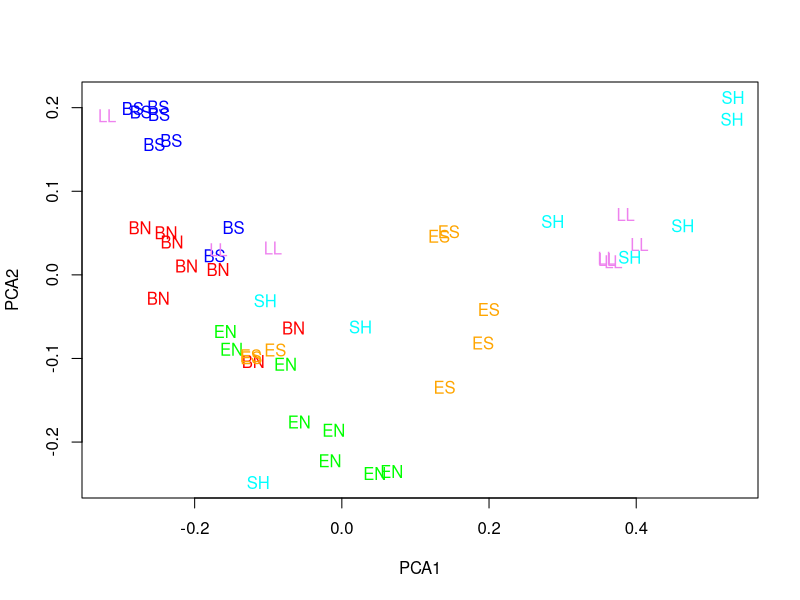
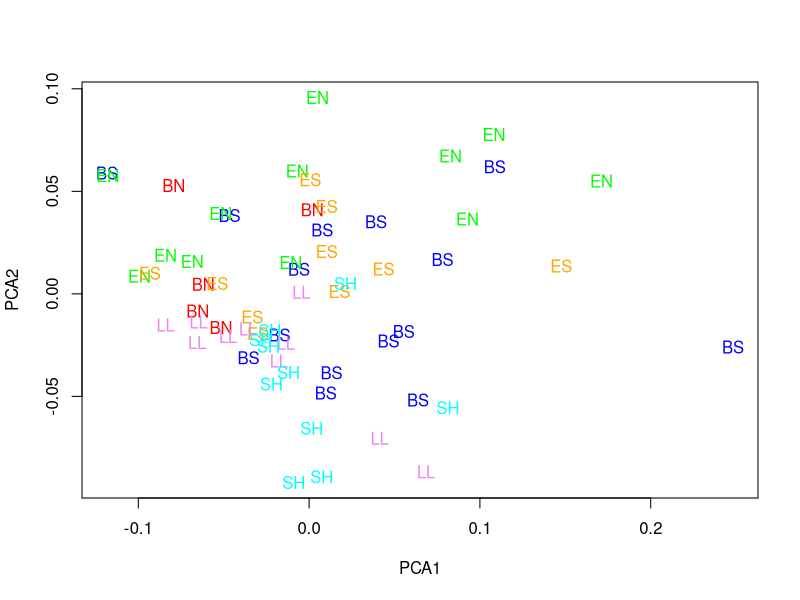
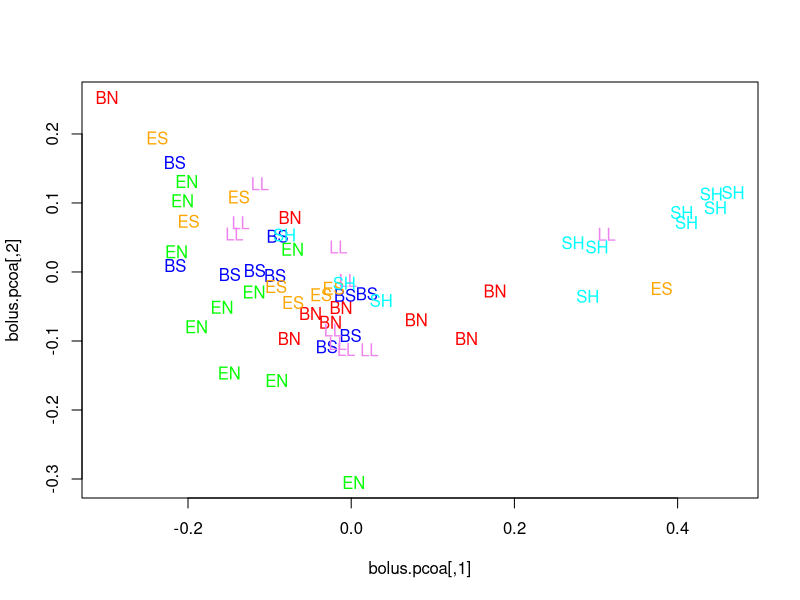

Recreate these plots in R, in order. (Note: this script raises an error after producing the figures.)
#This script looks at the differences in tree swallow chick fatty acids across sites and makes comparisons to bolus fatty acids, bug FAs, and seston FAs - script looks at seasonal trends in PUFAs in the seston, in the bugs and in birds.  Also does PCA to see if bugs, primary production, and birds all have similar FA profiles
#PTK 24 May 2014

library(vegan)

#load all fatty acid data
#load TS chick FA data
setwd('~/bugEmergenceProject')
chick.fa<-read.csv('tsFAs.csv')

#load bolus FAs
bolus.fa<-read.csv('bolusFAs.csv')

#load bug FAs
bug.fa<-read.csv('bugFAs_ug_mg.csv')

#load seston FAs
ses.fa<-read.csv('SES63_FAs.csv')

#load chick growth data
chickGrowth<-read.csv('chickGrowth_25Nov2013.csv')

#pcoa with seston data
#This looks at how the FA profiles across all sites and time points are different from each other
ses<-ses.fa[,6:52]
ses<-as.matrix(ses)

ses.dist<-vegdist(ses,method='bray')
ses.pcoa<-cmdscale(ses.dist)

plot(ses.pcoa,pch=19,cex=0,xlab='PCA1',ylab='PCA2',col=c(rep('red',8),rep('blue',8),rep('green',8),rep('orange',8),rep('violet',8),rep('cyan',8)))
text(ses.pcoa[,1],ses.pcoa[,2],ses.fa[,2],col=c(rep('red',8),rep('blue',8),rep('green',8),rep('orange',8),rep('violet',8),rep('cyan',8))) #It looks like there is strong grouping by river (ILR v UMR v Em.)

anosim(ses.dist,grouping=ses.fa[,2]) #sig. = 0.001

#Now try this with bird FA data
chickFA<-chick.fa[,as.numeric(c(17:63))]
chickFA<-as.matrix(chickFA)

chick.dist<-vegdist(chickFA,method='bray')
chick.pcoa<-cmdscale(chick.dist)

plot(chick.pcoa,cex=0,xlab='PCA1',ylab='PCA2') #No real grouping by site
text(chick.pcoa[,1],chick.pcoa[,2],chick.fa$Site_Abbrev,col=c(rep('red',5),rep('blue',15),rep('green',12),rep('orange',10),rep('violet',10),rep('cyan',10)))


summary(anosim(chick.dist,grouping=chick.fa$Site_Abbrev)) #significance = 0.001

#PCA with bolus data
bolusFA<-as.matrix(bolus.fa[,6:48])

bolus.dist<-vegdist(bolusFA)
bolus.pcoa<-cmdscale(bolus.dist)

plot(bolus.pcoa,cex=0)
text(bolus.pcoa[,1],bolus.pcoa[,2],bolus.fa$Site_Abbrev,col=c(rep('red',nrow(bolus.fa[bolus.fa$Site_Abbrev=='BN',])),rep('blue',nrow(bolus.fa[bolus.fa$Site_Abbrev=='BS',])),rep('green',nrow(bolus.fa[bolus.fa$Site_Abbrev=='EN',])),rep('orange',nrow(bolus.fa[bolus.fa$Site_Abbrev=='ES',])),rep('violet',nrow(bolus.fa[bolus.fa$Site_Abbrev=='LL',])),rep('cyan',nrow(bolus.fa[bolus.fa$Site_Abbrev=='SH',]))))

#Compare chick growth to fatty acids in bolus as well as in livers and seston FA concentration
#calculate averages for pufa, omega 3, epa, dha
#First, calculate average chick growth by site
chick.growth<-tapply(chickGrowth$Growth..g.d.,chickGrowth$Site_Abreviation,mean,na.rm=T)[-1] #calculate mean chick growth
se.chick.growth<-tapply(chickGrowth$Growth..g.d.,chickGrowth$Site_Abreviation,std.error,na.rm=T)[-1]

#calculate average PUFA, epa, w3, and dha for bolus
avgBolus.pufa<-tapply(bolus.fa$PUFA,bolus.fa$Site_Abbrev,mean,na.rm=T)
seBolus.pufa<-tapply(bolus.fa$PUFA,bolus.fa$Site_Abbrev,std.error,na.rm=T)
avgBolus.epa<-tapply(bolus.fa$C22_5n3c,bolus.fa$Site_Abbrev,mean,na.rm=T)
seBolus.epa<-tapply(bolus.fa$C22_5n3c,bolus.fa$Site_Abbrev,std.error,na.rm=T)
avgBolus.w3<-tapply(bolus.fa$Omega3,bolus.fa$Site_Abbrev,mean,na.rm=T)
seBolus.w3<-tapply(bolus.fa$Omega3,bolus.fa$Site_Abbrev,std.error,na.rm=T)
avgBolus.dha<-tapply(bolus.fa$C22_6n3,bolus.fa$Site_Abbrev,mean,na.rm=T)
seBolus.dha<-tapply(bolus.fa$C22_6n3,bolus.fa$Site_Abbrev,std.error,na.rm=T)
plot(avgBolus.pufa,chick.growth)
summary(lm(chick.growth~avgBolus.pufa)) #r2=0.89 p=0.007

#do the same for TS chicks
avgChick.pufa<-tapply(chick.fa$PUFA,chick.fa$Site_Abbrev,mean,na.rm=T)
seChick.pufa<-tapply(chick.fa$PUFA,chick.fa$Site_Abbrev,std.error,na.rm=T)
avgChick.epa<-tapply(chick.fa$C22_5n3c,chick.fa$Site_Abbrev,mean,na.rm=T)
seChick.epa<-tapply(chick.fa$C22_5n3c,chick.fa$Site_Abbrev,std.error,na.rm=T)
avgChick.w3<-tapply(chick.fa$Omega3,chick.fa$Site_Abbrev,mean,na.rm=T)
seChick.w3<-tapply(chick.fa$Omega3,chick.fa$Site_Abbrev,std.error,na.rm=T)
avgChick.dha<-tapply(chick.fa$C22_6n3,chick.fa$Site_Abbrev,mean,na.rm=T)
seChick.dha<-tapply(chick.fa$C22_6n3,chick.fa$Site_Abbrev,std.error,na.rm=T)
plot(avgChick.pufa,chick.growth) #no relationship

#do the same for seston
avgSes.pufa<-tapply(ses.fa$PUFA,ses.fa$Site_Abbrev,mean,na.rm=T)
seSes.pufa<-tapply(ses.fa$PUFA,ses.fa$Site_Abbrev,std.error,na.rm=T)
avgSes.epa<-tapply(ses.fa$C22_5n3c,ses.fa$Site_Abbrev,mean,na.rm=T)
seSes.epa<-tapply(ses.fa$C22_5n3c,ses.fa$Site_Abbrev,std.error,na.rm=T)
avgSes.w3<-tapply(ses.fa$Omega3,ses.fa$Site_Abbrev,mean,na.rm=T)
seSes.w3<-tapply(ses.fa$Omega3,ses.fa$Site_Abbrev,std.error,na.rm=T)
avgSes.dha<-tapply(ses.fa$C22_6n3,ses.fa$Site_Abbrev,mean,na.rm=T)
seSes.dha<-tapply(ses.fa$C22_6n3,ses.fa$Site_Abbrev,std.error,na.rm=T)
plot(avgSes.pufa,chick.growth)
summary(lm(chick.growth~avgSes.pufa)) #r2=0.43 p=0.154 slope = -0.0088


#makes bar graphs of average PUFA, EPA, DHA, ALA, ARA, and LIN for seston, boli, and birds

#Barplot of comparisons among seston, bolus, and bird fatty acids
#start with PUFAs
pufa.table<-data.frame(avgSes.pufa,avgBolus.pufa,avgChick.pufa)
pufa.table<-t(pufa.table)
se.pufa.table<-data.frame(seSes.pufa,seBolus.pufa,seChick.pufa)
se.pufa.table<-t(se.pufa.table)
w3.table<-data.frame(avgSes.w3,avgBolus.w3,avgChick.w3)
w3.table<-t(w3.table)
se.w3.table<-data.frame(seSes.w3,seBolus.w3,seChick.w3)
se.w3.table<-t(se.w3.table)
epa.table<-data.frame(avgSes.epa,avgBolus.epa,avgChick.epa)
epa.table<-t(epa.table)
se.epa.table<-data.frame(seSes.epa,seBolus.epa,seChick.epa)
se.epa.table<-t(se.epa.table)
dha.table<-data.frame(avgSes.dha,avgBolus.dha,avgChick.dha)
dha.table<-t(dha.table)
se.dha.table<-data.frame(seSes.dha,seBolus.dha,seChick.dha)
se.dha.table<-t(se.dha.table)


#calculate all of the above in % total fatty acids by dividing concentration by total fatty acids column - make a new data frame for each
#seston
ses.ptfa<-c()
for(i in 6:57){
	ses.ptfa<-cbind(ses.ptfa,(ses.fa[,i]/ses.fa[,58])*100)
}
colnames(ses.ptfa)=colnames(ses.fa[6:57])
ses.ptfa<-cbind(ses.fa[,1:5],ses.ptfa)
#bugs
bug.ptfa<-c()
for(i in 5:29){
	bug.ptfa<-cbind(bug.ptfa,(bug.fa[,i]/bug.fa[,30])*100)
}
colnames(bug.ptfa)<-colnames(bug.fa[5:29])
bug.ptfa<-cbind(bug.fa[,1:4],bug.ptfa)
#bolus
bolus.ptfa<-c()
for(i in 6:53){
	bolus.ptfa<-cbind(bolus.ptfa,(bolus.fa[,i]/bolus.fa[,54])*100)
}
colnames(bolus.ptfa)<-colnames(bolus.fa[6:53])
bolus.ptfa<-cbind(bolus.fa[,1:5],bolus.ptfa)
#TS chicks
chick.ptfa<-c()
for(i in 17:68){
	chick.ptfa<-cbind(chick.ptfa,(chick.fa[,i]/chick.fa[,69])*100)
}
colnames(chick.ptfa)<-colnames(chick.fa[17:68])
chick.ptfa<-cbind(chick.fa[,1:17],chick.ptfa)

#Calculate averages similar to above
#calculate average PUFA, epa, w3, and dha for bolus
avgBolus.pufa<-tapply(bolus.ptfa$PUFA,bolus.ptfa$Site_Abbrev,mean,na.rm=T)
seBolus.pufa<-tapply(bolus.ptfa$PUFA,bolus.ptfa$Site_Abbrev,std.error,na.rm=T)
avgBolus.epa<-tapply(bolus.ptfa$C22_5n3c,bolus.ptfa$Site_Abbrev,mean,na.rm=T)
seBolus.epa<-tapply(bolus.ptfa$C22_5n3c,bolus.ptfa$Site_Abbrev,std.error,na.rm=T)
avgBolus.w3<-tapply(bolus.ptfa$Omega3,bolus.ptfa$Site_Abbrev,mean,na.rm=T)
seBolus.w3<-tapply(bolus.ptfa$Omega3,bolus.ptfa$Site_Abbrev,std.error,na.rm=T)
avgBolus.dha<-tapply(bolus.ptfa$C22_6n3,bolus.ptfa$Site_Abbrev,mean,na.rm=T)
seBolus.dha<-tapply(bolus.ptfa$C22_6n3,bolus.ptfa$Site_Abbrev,std.error,na.rm=T)

#do the same for TS chicks
avgChick.pufa<-tapply(chick.ptfa$PUFA,chick.ptfa$Site_Abbrev,mean,na.rm=T)
seChick.pufa<-tapply(chick.ptfa$PUFA,chick.ptfa$Site_Abbrev,std.error,na.rm=T)
avgChick.epa<-tapply(chick.ptfa$C22_5n3c,chick.ptfa$Site_Abbrev,mean,na.rm=T)
seChick.epa<-tapply(chick.ptfa$C22_5n3c,chick.ptfa$Site_Abbrev,std.error,na.rm=T)
avgChick.w3<-tapply(chick.ptfa$Omega3,chick.ptfa$Site_Abbrev,mean,na.rm=T)
seChick.w3<-tapply(chick.ptfa$Omega3,chick.ptfa$Site_Abbrev,std.error,na.rm=T)
avgChick.dha<-tapply(chick.ptfa$C22_6n3,chick.ptfa$Site_Abbrev,mean,na.rm=T)
seChick.dha<-tapply(chick.ptfa$C22_6n3,chick.ptfa$Site_Abbrev,std.error,na.rm=T)

#do the same for seston
avgSes.pufa<-tapply(ses.ptfa$PUFA,ses.ptfa$Site_Abbrev,mean,na.rm=T)
seSes.pufa<-tapply(ses.ptfa$PUFA,ses.ptfa$Site_Abbrev,std.error,na.rm=T)
avgSes.epa<-tapply(ses.ptfa$C22_5n3c,ses.ptfa$Site_Abbrev,mean,na.rm=T)
seSes.epa<-tapply(ses.ptfa$C22_5n3c,ses.ptfa$Site_Abbrev,std.error,na.rm=T)
avgSes.w3<-tapply(ses.ptfa$Omega3,ses.ptfa$Site_Abbrev,mean,na.rm=T)
seSes.w3<-tapply(ses.ptfa$Omega3,ses.ptfa$Site_Abbrev,std.error,na.rm=T)
avgSes.dha<-tapply(ses.ptfa$C22_6n3,ses.ptfa$Site_Abbrev,mean,na.rm=T)
seSes.dha<-tapply(ses.ptfa$C22_6n3,ses.ptfa$Site_Abbrev,std.error,na.rm=T)

#Also do it for all bugs, irregardless of taxa
avgBug.pufa<-tapply(bug.ptfa$PUFA,bug.ptfa$Site_Abbrev,mean,na.rm=T)
seBug.pufa<-tapply(bug.ptfa$PUFA,bug.ptfa$Site_Abbrev,std.error,na.rm=T)
avgBug.epa<-tapply(bug.ptfa$C22_5n3c,bug.ptfa$Site_Abbrev,mean,na.rm=T)
seBug.epa<-tapply(bug.ptfa$C22_5n3c,bug.ptfa$Site_Abbrev,std.error,na.rm=T)
avgBug.dha<-tapply(bug.ptfa$DHAC22_6n3,bug.ptfa$Site_Abbrev,mean,na.rm=T)
seBug.dha<-tapply(bug.ptfa$DHAC22_6n3,bug.ptfa$Site_Abbrev,std.error,na.rm=T)
avgBug.w3<-tapply(bug.ptfa$Omega3,bug.ptfa$Site_Abbrev,mean,na.rm=T)
seBug.w3<-tapply(bug.ptfa$Omega3,bug.ptfa$Site_Abbrev,std.error,na.rm=T)

#Barplot of comparisons among seston, bolus, and bird fatty acids
#start with PUFAs ----- this time with percent fatty acids
pufa.table<-data.frame(avgSes.pufa,avgBug.pufa,avgBolus.pufa,avgChick.pufa)
pufa.table<-t(pufa.table)
se.pufa.table<-data.frame(seSes.pufa,seBug.pufa,seBolus.pufa,seChick.pufa)
se.pufa.table<-t(se.pufa.table)
w3.table<-data.frame(avgSes.w3,avgBug.w3,avgBolus.w3,avgChick.w3)
w3.table<-t(w3.table)
se.w3.table<-data.frame(seSes.w3,seBug.w3,seBolus.w3,seChick.w3)
se.w3.table<-t(se.w3.table)
epa.table<-data.frame(avgSes.epa,avgBug.epa,avgBolus.epa,avgChick.epa)
epa.table<-t(epa.table)
se.epa.table<-data.frame(seSes.epa,seBug.epa,seBolus.epa,seChick.epa)
se.epa.table<-t(se.epa.table)
dha.table<-data.frame(avgSes.dha,avgBug.dha,avgBolus.dha,avgChick.dha)
dha.table<-t(dha.table)
se.dha.table<-data.frame(seSes.dha,seBug.dha,seBolus.dha,seChick.dha)
se.dha.table<-t(se.dha.table)


####<------------------------------------------------------>####

#Look at transfer of bacterial fatty acids seston, bolus, and birds
#Seston first
avgSes.c15i<-tapply(ses.fa$C15_0i,ses.fa$Site_Abbrev,mean,na.rm=T)
seSes.c15i<-tapply(ses.fa$C15_0i,ses.fa$Site_Abbrev,std.error,na.rm=T)
avgSes.c15ai<-tapply(ses.fa$C15ai,ses.fa$Site_Abbrev,mean,na.rm=T)
seSes.c15ai<-tapply(ses.fa$C15ai,ses.fa$Site_Abbrev,std.error,na.rm=T)
avgSes.c15<-tapply(ses.fa$C15_0,ses.fa$Site_Abbrev,mean,na.rm=T)
seSes.c15<-tapply(ses.fa$C15_0,ses.fa$Site_Abbrev,std.error,na.rm=T)
avgSes.c151<-tapply(ses.fa$C15_1,ses.fa$Site_Abbrev,mean,na.rm=T)
seSes.c151<-tapply(ses.fa$C15_1,ses.fa$Site_Abbrev,std.error,na.rm=T)
avgSes.c17<-tapply(ses.fa$C17_0,ses.fa$Site_Abbrev,mean,na.rm=T)
seSes.c17<-tapply(ses.fa$C17_0,ses.fa$Site_Abbrev,std.error,na.rm=T)

#Bolus
avgBolus.c15i<-tapply(bolus.fa$C15_0i,bolus.fa$Site_Abbrev,mean,na.rm=T)
seBolus.c15i<-tapply(bolus.fa$C15_0i,bolus.fa$Site_Abbrev,std.error,na.rm=T)
avgBolus.c15ai<-tapply(bolus.fa$C15ai,bolus.fa$Site_Abbrev,mean,na.rm=T)
seBolus.c15ai<-tapply(bolus.fa$C15ai,bolus.fa$Site_Abbrev,std.error,na.rm=T)
avgBolus.c15<-tapply(bolus.fa$C15_0,bolus.fa$Site_Abbrev,mean,na.rm=T)
seBolus.c15<-tapply(bolus.fa$C15_0,bolus.fa$Site_Abbrev,std.error,na.rm=T)
avgBolus.c151<-tapply(bolus.fa$C15_1,bolus.fa$Site_Abbrev,mean,na.rm=T)
seBolus.c151<-tapply(bolus.fa$C15_1,bolus.fa$Site_Abbrev,std.error,na.rm=T)
avgBolus.c17<-tapply(bolus.fa$C17_0,bolus.fa$Site_Abbrev,mean,na.rm=T)
seBolus.c17<-tapply(bolus.fa$C17_0,bolus.fa$Site_Abbrev,std.error,na.rm=T)

#Birds
avgChick.c15i<-tapply(chick.fa$C15_0i,chick.fa$Site_Abbrev,mean,na.rm=T)
seChick.c15i<-tapply(chick.fa$C15_0i,chick.fa$Site_Abbrev,std.error,na.rm=T)
avgChick.c15ai<-tapply(chick.fa$C15ai,chick.fa$Site_Abbrev,mean,na.rm=T)
seChick.c15ai<-tapply(chick.fa$C15ai,chick.fa$Site_Abbrev,std.error,na.rm=T)
avgChick.c15<-tapply(chick.fa$C15_0,chick.fa$Site_Abbrev,mean,na.rm=T)
seChick.c15<-tapply(chick.fa$C15_0,chick.fa$Site_Abbrev,std.error,na.rm=T)
avgChick.c151<-tapply(chick.fa$C15_1,chick.fa$Site_Abbrev,mean,na.rm=T)
seChick.c151<-tapply(chick.fa$C15_1,chick.fa$Site_Abbrev,std.error,na.rm=T)
avgChick.c17<-tapply(chick.fa$C17_0,chick.fa$Site_Abbrev,mean,na.rm=T)
seChick.c17<-tapply(chick.fa$C17_0,chick.fa$Site_Abbrev,std.error,na.rm=T)

c15i.table<-data.frame(avgSes.c15i,avgBolus.c15i,avgChick.c15i)
c15i.table<-t(c15i.table)
se.c15i.table<-data.frame(seSes.c15i,seBolus.c15i,seChick.c15i)
se.c15i.table<-t(se.c15i.table)
c15ai.table<-data.frame(avgSes.c15ai,avgBolus.c15ai,avgChick.c15ai)
c15ai.table<-t(c15ai.table)
se.c15ai.table<-data.frame(seSes.c15ai,seBolus.c15ai,seChick.c15ai)
se.c15ai.table<-t(se.c15ai.table)
c15.table<-data.frame(avgSes.c15,avgBolus.c15,avgChick.c15)
c15.table<-t(c15.table)
se.c15.table<-data.frame(seSes.c15,seBolus.c15,seChick.c15)
se.c15.table<-t(se.c15.table)
c151.table<-data.frame(avgSes.c151,avgBolus.c151,avgChick.c151)
c151.table<-t(c151.table)
se.c151.table<-data.frame(seSes.c151,seBolus.c151,seChick.c151)
se.c151.table<-t(se.c151.table)
c17.table<-data.frame(avgSes.c17,avgBolus.c17,avgChick.c17)
c17.table<-t(c17.table)
se.c17.table<-data.frame(seSes.c17,seBolus.c17,seChick.c17)
se.c17.table<-t(se.c17.table)